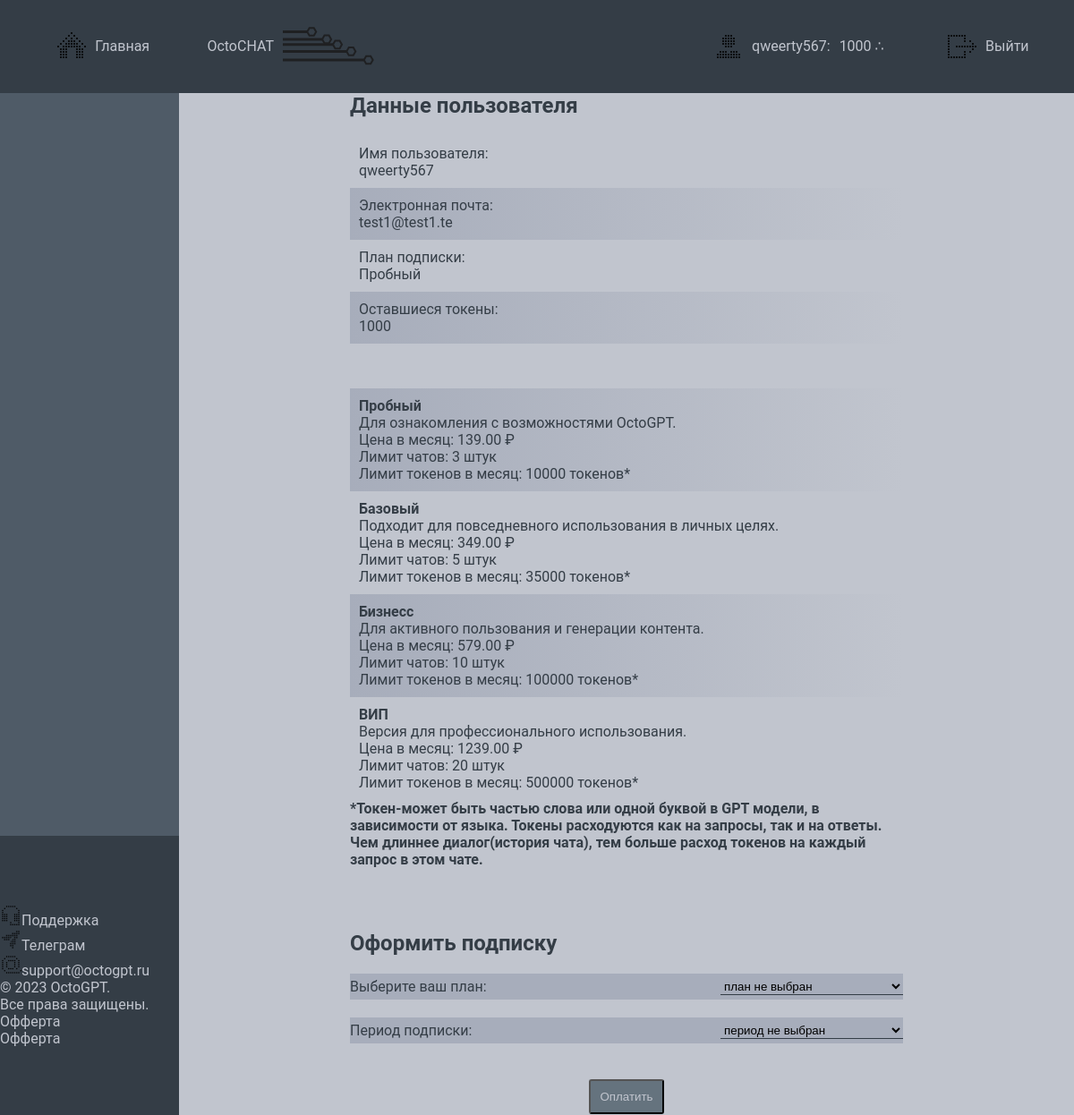
/account/ (signed in), run on the app's committed database.
### AIsite/models.py (models this page shows, shortened)
class UserData(models.Model):
    data_user = models.OneToOneField(User, on_delete=models.CASCADE, null=True)
    telegram_username = models.CharField(max_length=255, null=True, blank=True)
    telegram_id = models.IntegerField(null=True, blank=True)
    balance = models.IntegerField(null=True, blank=True, default=1000)
    subscription = models.ForeignKey('Product', on_delete=models.PROTECT, blank=True, null=True,)
    is_guest = models.BooleanField(default=True)
    user_ips = models.JSONField(default=list, blank=True, null=True)

class Product(models.Model):
    product_tag = models.CharField(max_length=32)
    product_name = models.CharField(max_length=50)
    product_price = models.DecimalField(default=249, max_digits=8, decimal_places=2)
    product_description = models.TextField(blank=True)
    chats_limit = models.IntegerField(default=1)
    token_limit = models.IntegerField(default=1000)
    def __str__(self):
        return str(self.product_name)

### AIsite/views.py (the view, shortened to what this page needs)
# urls.py: path("account/", AccountPage.as_view(), name='lk'),
class AccountPage(LoginRequiredMixin, DataMixin, FormView):
    template_name = 'AIsite/lk.html'
    form_class = PaymentForm
    def get_context_data(self, **kwargs):
        context = super().get_context_data(**kwargs)
        c_def = self.get_user_context()
        context['form'] = self.form_class
        context = dict(list(context.items())+list(c_def.items()))
        context['products'] = Product.objects.exclude(product_tag='FREE').exclude(product_tag='GUEST')
        return context

### AIsite/models.py (called while the page is built)
    def __str__(self):
        return str(self.duration_name)

### AIsite/utils.py (called while the page is built, shortened)
    def get_user_context(self, **kwargs):
        ip = self.get_ip()
        context = kwargs
        if self.request.user.is_authenticated:
            udata, isnew = UserData.objects.get_or_create(data_user=self.request.user)
            udata.is_guest = False
            if ip not in udata.user_ips:
                udata.user_ips += [ip]
            udata.save()
        self.request.session['user_pk'] = udata.pk
        context['data_user'] = udata
        context['header'] = header
        context['svg_data'] = self.make_svg_ico((150, 57.3), {'figure': 'logo', 'size': 5})
        return context

    def get_ip(self):
        return self.request.META['REMOTE_ADDR']

### AIsite/templates/AIsite/lk.html (shortened to what this page needs)
{% extends 'AIsite/base.html' %}
{% block content %}
<div class="lk-content">
    <div class="lk-data content-item">
        <h2>Данные пользователя</h2>
        <div class="lk-data-item">
            <div class="lk-label">Имя пользователя:</div><div class="lk-info">{{ data_user.data_user }}</div>
        </div>
        <div class="lk-data-item">
            <div class="lk-label">Электронная почта:</div><div class="lk-info"> {{ user.email }}</div>
        </div>
        <div class="lk-data-item">
            <div class="lk-label">План подписки:</div><div class="lk-info"> {{ data_user.subscription }}</div>
        </div>
        <div class="lk-data-item">
            <div class="lk-label">Оставшиеся токены:</div><div class="lk-info"> {{ data_user.balance }}</div>
        </div>
    </div>
    <div class="content-item">
        {% for prod in products %}
        <div class="lk-data-item">
            <div class="lk-label"><strong>{{ prod.product_name}}</strong></div>
            <div class="lk-info"> {{ prod.product_description }}</div>
            <div class="lk-info"> Цена в месяц: {{ prod.product_price }} &#8381</div>
            <div class="lk-info"> Лимит чатов: {{ prod.chats_limit }} штук</div>
            <div class="lk-info"> Лимит токенов в месяц: {{ prod.token_limit }} токенов*</div>
        </div>
        {% endfor %}
        <strong>*Токен-может быть частью слова или одной буквой в GPT модели, в зависимости от языка.
        Токены расходуются как на запросы, так и на ответы.
            Чем длиннее диалог(история чата), тем больше расход токенов на каждый запрос в этом чате.</strong>
    </div>
    <div class="top-up content-item">
        <h2>Оформить подписку</h2>
        <form method="post" class="base-form" target="_blank">
            {% for f in form %}
            <div class="field-div">
                <p class="form-field"><label class="form-label" for="{{ f.id_for_label }}">{{f.label}}: </label>{{f}}</p>
            </div>
            {% endfor %}
            <button type="submit">Оплатить</button>
        </form>
    </div>
</div>
{% endblock content %}

### AIsite/templates/AIsite/base.html (shortened to what this page needs)
{% load static %}
<!DOCTYPE html>
<html>
<head>
    <link rel="stylesheet" href="{% static 'css/styles.css' %}">
</head>
<body>
    <div class="site-area grid-container" id="sitearea">
        <header class="menu-header">
            <nav class="navigation">
                <ul class="menu-list">
                    <li class="li-item">
                        <div class="menu-list-item" >
                            <a href="{% url 'home' %}" class="a-header"><img class="ui-icon" src="{% static 'images/led/home.png' %}">
                                Главная
                            </a>
                        </div>
                    </li>
                    <li class="li-item">
                        <div class="menu-list-item" >
                            <a href="{% url 'chat' %}" class="a-header">
                                OctoCHAT
                                <svg class="svg-container ui-icon" width="{{svg_data.width}}" height="{{svg_data.height}}" xmlns="http://www.w3.org/2000/svg">
                                    <g class="svg-logo-group">
                                        {% for elem in svg_data.elements %}
                                             <g class="line-hex">
                                                 <line class="svg-line" x1="{{ elem.line.x1 }}" y1="{{ elem.line.y1 }}" x2="{{ elem.line.x2 }}" y2="{{ elem.line.y2 }}" opacity="NaN" stroke="#1F2022" style="stroke-width:3" fill="none"/>
                                                 <polygon class="svg-poly" points = "{{elem.polygon}}"  fill="none" stroke="#1F2022" style="stroke-width:2"/>
                                             </g>
                                        {% endfor %}
                                    </g>
                                </svg>
                            </a>
                        </div>
                    </li>
                </ul>
                <ul class="menu-list user-menu-piece">
                    {% if request.user.is_authenticated %}
                    <li class="li-item">
                        <div class="menu-list-item">
                            <a href="{% url 'lk' %}" class="a-header">
                            <img class="ui-icon" src="{% static 'images/led/account.png' %}">  <span class="name-user"> {{user.username}}:</span> {{data_user.balance}} &#8756
                        </a></div>
                    </li>
                    <li class="li-item">
                        <div class="menu-list-item"><a href="{% url 'logout' %}" class="a-header">
                            <img class="ui-icon" src="{% static 'images/led/logout.png' %}">Выйти </a></div>
                    </li>
                    {% endif %}
                </ul>
            </nav>
        </header>
        <aside class="side-bar">
        </aside>
        <main class="main-content">
            {% block content %}
            {% endblock %}
        </main>
        <footer class="footer-bar">
            <div class="foot-menu">
                <a href="{% url 'support' %}"><img class="footer-menu-img side" src="{% static 'images/led/headset.png' %}">Поддержка</a>
                <a href=""><img class="footer-menu-img side" src="{% static 'images/led/tg.png' %}">Телеграм</a>
                <a href="mailto:support@octogpt.ru"> <img class="footer-menu-img side" src="{% static 'images/led/at.png' %}">support@octogpt.ru</a>
            </div>
            <div class="foot-menu">
                <p>&copy 2023 OctoGPT.</p>
                <p>Все права защищены.</p>
                <a href='docs/oferta.docx' download>Офферта</a>
                <a href="{% static 'docs/oferta.docx' %}" download>Офферта</a>
            </div>
        </footer>
    </div>
</body>
</html>

### AIsite/static/css/styles.css (style rules this page uses)
:root { --lightest: #c1c5ce; --n2light:#a7adbb; --medium: #65737e; --n2darkest: #4f5b67; --darkest: #343d46; }
:root { --body_bg: black; --header_bg: var(--darkest); --font-header:var(--lightest); --border-header: var(--lightest); --item_bg-header: var(--darkest); --item_bg-header-hover: var(--darkest); --aside_bg: var(--n2darkest); --font-aside: var(--lightest); --border-aside: var(--lightest); --input_bg-aside: transparent; --item_bg-aside: var(--n2darkest); --item_bg-aside_hover: var(--n2light); --button-aside: var(--darkest); --button_hover-aside: var(--n2light); --main-font: var(--darkest); --main-border: var(--medium); --chat_bg: var(--lightest); --font-chat: var(--darkest); --border-chat: var(--darkest); --msg_bg: var(--lightest); --gptmsg_bg: var(--n2light); --border-msg: var(--darkest); --input_div_bg: var(--n2light); --input_bg: transparent; --button-chat: var(--medium); --button_hover-chat: var(--darkest); --btn_font: var(--lightest); --svg: var(--lightest); --footer_bg: var(--darkest); --font-footer: var(--lightest); --border-footer: var(--darkest); }
body, html { margin: 0; padding: 0; borders:none; font-family: roboto, sans-serif, arial black; background-color:var(--body_bg); color:var(--darkest); scroll-behavior: smooth; }
ul { list-style-type: none; }
a { text-decoration: none; }
select { background:transparent; }
p { margin:0px; padding:0px; }
.site-area { width:100vw; grid-template-columns: repeat(12, 1fr) ; grid-template-rows: repeat(12, 8.333vh); height: 99.5vh; }
.grid-container { display: grid; }
.ui-icon { padding:0px; margin: 0px; border: 0px; background-color:transparent; cursor: pointer; }
.menu-header { grid-column: 1 / span 12; grid-row: 1 / 2; background-color: var(--header_bg); }
.navigation { justify-content: space-between; grid-column: 1 / span 12; grid-row: 1 / 2; height:100%; display:flex; margin:0px; padding:0px; flex-direction:row; }
.menu-list { list-style: none; gap:20px; height:100%; display:flex; margin:0px; padding:0px; padding-left: 20px; width:50%; flex-direction:row; align-items:center; justify-content:flex-start; }
.li-item { width: 33%; margin:0px; display:flex; height:78.6%; align-items:center; }
a.a-header { color: var(--font-header); display:flex; z-index: 10; width:100%; height:100%; align-items:center; justify-content:center; gap:10px; }
.menu-list-item { border:0px solid var(--border-header); display:flex; width: 100%; height:100%; align-items:center; justify-content:center; cursor: pointer; border-radius: 7px; }
.menu-list.user-menu-piece { justify-content:flex-end; }
.name-user { overflow:hidden; }
.side-bar { grid-column: 1 / span 2; grid-row: 2 / 10; background-color: var(--aside_bg); overflow-y: auto; align-items: center; color: var(--font-aside); }
.main-content { background-color: var(--chat_bg); grid-column: 3 / span 10; grid-row: 2 / 13; display:flex; overflow-y:auto; justify-content:center; aligh-items:center; }
.lk-content { width:100%; height:100%; display:flex; flex-direction:column; justify-content:center; align-items:center; gap:50px; overflow-y:auto; }
.content-item { width:61.8%; height:100%; display:flex; flex-direction:column; }
.lk-data-item { display:flex; flex-direction:column; justify-content: space-between; padding:10px; }
.lk-data-item:nth-child(odd) { background-image:linear-gradient(to right, var(--n2light), var(--chat_bg)); }
.base-form { display: flex; flex-direction: column; width:100%; height:100%; align-items:center; justify-content:center; gap:20px; }
.base-form>button { background: var(--button-chat); padding:10px; margin: 20px; border-radius:3px; cursor: pointer; color:var(--btn_font); }
.field-div { display:flex; flex-direction: column; align-items:center; background-color: var(--n2light); width:100%; }
.form-field { width:100%; padding:5px; display:flex; justify-content:space-between; }
.form-field>select { background:transparent; width:33%; border: none; border-bottom:1px solid var(--border-chat) }
.footer-bar { grid-column: 1 / 3; grid-row: 10 / 13; background-color: var(--footer_bg); color: var(--font-footer); display:flex; flex-direction:column; justify-content:center; align-items:flex-start; }
.foot-menu { display:flex; flex-direction:column; justify-content:center; align-items:flex-start; }
.foot-menu>a { text-decoration: none; color:var(--font-footer); }

### data on the page
UserData: balance "1000", data_user "qweerty567", subscription "Пробный"
Product: product_name "Пробный", product_description "Для ознакомления с возможностями OctoGPT.", product_price "139.00", chats_limit "3", token_limit "10000"
Product: product_name "Базовый", product_description "Подходит для повседневного использования в личных целях.", product_price "349.00", chats_limit "5", token_limit "35000"
Product: product_name "Бизнесс", product_description "Для активного пользования и генерации контента.", product_price "579.00", chats_limit "10", token_limit "100000"
Product: product_name "ВИП", product_description "Версия для профессионального использования.", product_price "1239.00", chats_limit "20", token_limit "500000"

### other printed values
{{ user.username }} "qweerty567"
{{ user.email }} "test1@test1.te"
{{ f.label }} "Выберите ваш план" "Период подписки"
